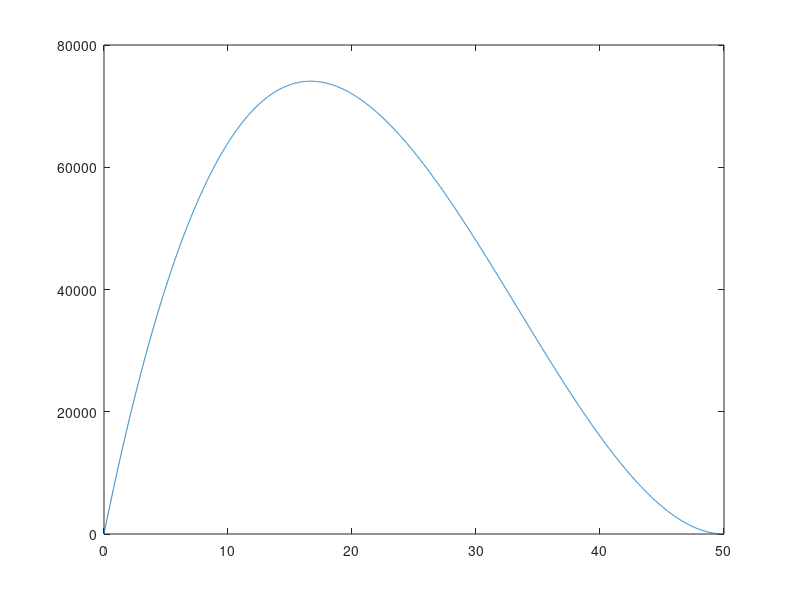

The MATLAB script that drew this image:
% Programming Fundamentals Using MATLAB, Michael Weeks Copyright 2020
% 
% program_2_5.m

    side_len = 100;
    x= 0:0.01:50;
    volume = (side_len - 2*x) .* (side_len - 2*x) .* x;
    plot(x, volume)

    [value, index] = max(volume);

    disp(x(index))
